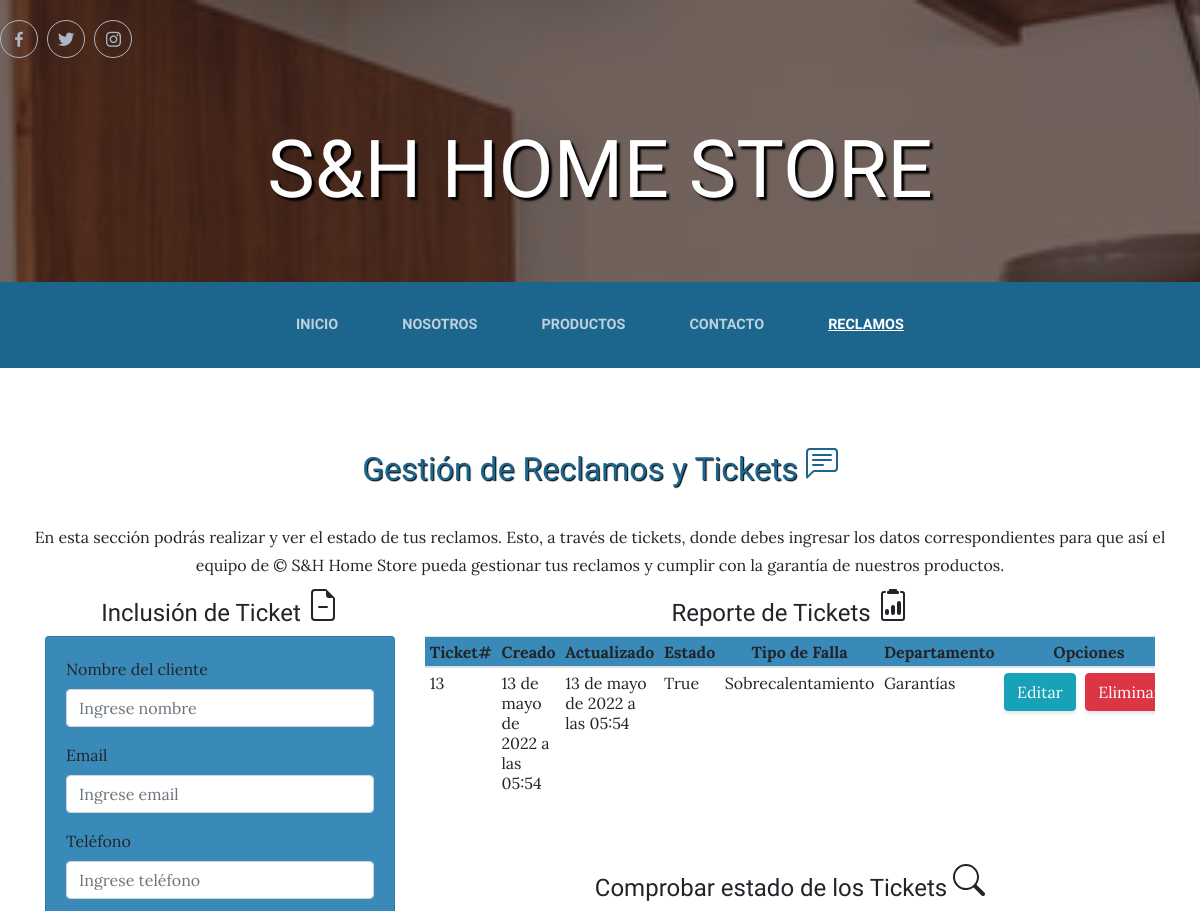
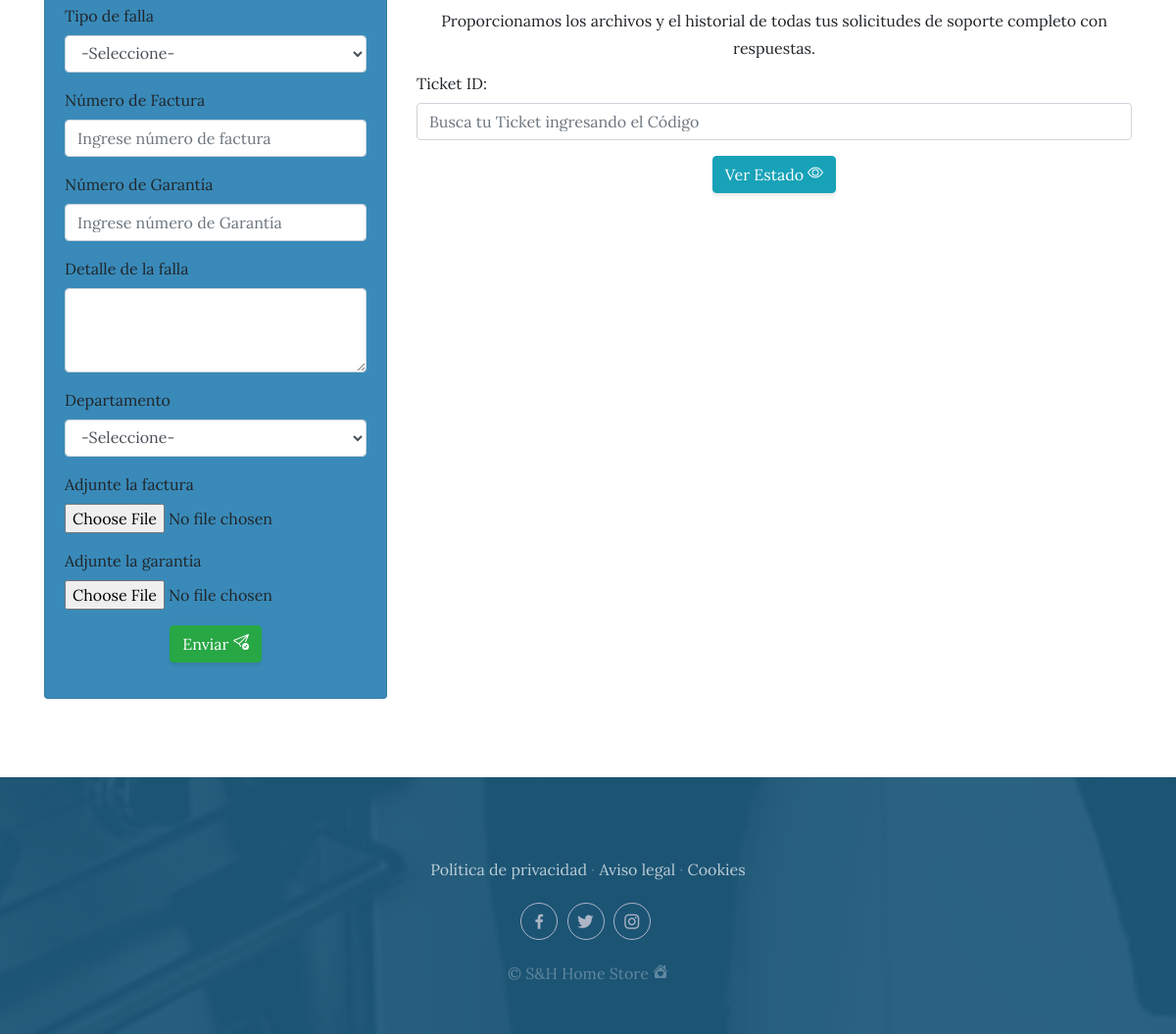
/reclamos, run on the app's committed database (2 pictures, top to bottom).
### SistemaGarantiaApp/models.py (models this page shows, shortened)
class Ticket(models.Model):
    codigo_tick=models.AutoField(primary_key=True)
    garantia_num=models.ForeignKey(Garantia, null=False, blank=False, on_delete=models.CASCADE)
    departamento_cod=models.ForeignKey(Departamento, null=False, blank=False, on_delete=models.CASCADE)
    fecha_creac=models.DateTimeField(auto_now_add=True)
    fecha_act=models.DateTimeField(auto_now_add=True)
    tipo_falla=models.CharField(max_length=255)
    detalle_falla=models.TextField(max_length=255)
    arch_fact=models.FileField(upload_to='facturas') #Carpeta donde se guardaran las factura dentro de media
    cert_garan=models.FileField(upload_to='garantias') #Carpeta donde se guardaran las garantias dentro de media
    estatus=models.BooleanField(default=True)

class Departamento(models.Model):
    codigo_dpto=models.AutoField(primary_key=True)
    nombre_dpto=models.CharField(max_length=255)
    estatus=models.BooleanField(default=True)
    def __str__(self):
        return self.nombre_dpto

### SistemaGarantiaApp/views.py (the view)
# urls.py: path('reclamos', views.reclamos, name="Reclamos"),
def reclamos(request):
    ticketsListados=Ticket.objects.all()
    return render(request, "SistemaGarantia/reclamos.html", {"tickets": ticketsListados})

### SistemaGarantiaApp/templates/SistemaGarantia/reclamos.html (shortened to what this page needs)
{% extends "SistemaGarantia/base.html" %}
{% load static %}
{% block content %}
<section id="about">
    <h2 class="title" id="titulo" style="text-align: center; margin-bottom: 30px;">
        Gestión de Reclamos y Tickets
    </h2>
    <p  style="padding: 5px; margin: 5px; text-align: center;">En esta sección podrás realizar y ver el estado de tus reclamos.
        Esto, a través de tickets, donde debes ingresar los datos correspondientes para que así el equipo de &copy; S&H Home Store pueda gestionar tus reclamos y cumplir con la garantía de nuestros productos.
    </p>
    <div class="container" data-os="fade-up">
        <div class="row">
            <div class="col-sm-12 col-md-6 col-lg-4 col-xl-4">
                <h4 style="text-align: center;">Inclusión de Ticket </h4>
                  <div class="card" style="background: #398AB9;">
                      <div class="card-body">
                          <form action="/incluirTicket/" method="post">
                              <div class="form-group">
                                <label for="txtNombre" >Nombre del cliente</label>
                                <div>
                                  <input type="text" class="form-control" name="txtNombre" id="txtNombre" placeholder="Ingrese nombre" required>
                                </div>
                              </div>
                              <div class="form-group">
                                <label for="txtEmail" >Email</label>
                                <div>
                                  <input type="email" class="form-control" name="txtEmail" id="txtEmail" placeholder="Ingrese email" required>
                                </div>
                              </div>
                              <div class="form-group">
                                <label for="txtTlf" >Teléfono</label>
                                <div>
                                  <input type="text" class="form-control" name="txtTlf" id="txtTlf" placeholder="Ingrese teléfono" required>
                                </div>
                              </div>
                              <div class="form-group">
                                <label for="tipoFalla">Tipo de falla</label>
                                <select class="form-control" name="tipoFalla" id="tipoFalla">
                                  <option>-Seleccione-</option>
                                </select>
                              </div>
                              <div class="form-group">
                                <label for="txtNroF" >Número de Factura</label>
                                <div>
                                  <input type="text" class="form-control" name="txtNroF" id="txtNroF" placeholder="Ingrese número de factura" required>
                                </div>
                              </div>
                              <div class="form-group">
                                <label for="txtNroG" >Número de Garantía</label>
                                <div>
                                  <input type="text" class="form-control" name="txtNroG" id="txtNroG" placeholder="Ingrese número de Garantía" required>
                                </div>
                              </div>
                              <div class="form-group">
                                <label for="txtDetalle">Detalle de la falla</label>
                                <textarea class="form-control" name="txtDetalle" id="txtDetalle" rows="3"></textarea>
                              </div>
                              <div class="form-group">
                                <label for="departamento">Departamento</label>
                                <select class="form-control" name="departamento" id="departamento">
                                  <option>-Seleccione-</option>
                                </select>
                              </div>
                              <div class="form-group">
                                <label for="fileF">Adjunte la factura</label>
                                <input type="file" class="form-control-file" name="fileF" id="fileF">
                              </div>
                              <div class="form-group">
                                <label for="fileG">Adjunte la garantía</label>
                                <input type="file" class="form-control-file" name="fileG" id="fileG">
                              </div>
                              <div class="form-group">
                                <button type="submit" class="btn btn-success" style="display: block; margin: 0 auto;"> Enviar
                                </button>
                              </div>
                          </form>
                      </div>
                  </div>
            </div>
            <div class="col-sm-12 col-md-6 col-lg-8 col-xl-8">
                <h4 style="text-align: center;">Reporte de Tickets </h4>
                <div class="table-responsive">
                    <table class="table table-sm">
                        <thead style="background: #398AB9;">
                            <tr>
                                <th>Ticket#</th>
                                <th>Creado</th>
                                <th>Actualizado</th>
                                <th>Estado</th>
                                <th>Tipo de Falla</th>
                                <th>Departamento</th>
                                <th colspan="2">Opciones</th>
                            </tr>
                         </thead>
                         <tbody>
                             {% for ticket in tickets %}
                            <Tr>
                                <td>{{ticket.codigo_tick}}</td>
                                <td>{{ticket.fecha_creac}}</td>
                                <td>{{ticket.fecha_act}}</td>
                                <td>{{ticket.estatus}}</td>
                                <td>{{ticket.tipo_falla}}</td>
                                <td>{{ticket.departamento_cod}}</td>
                                <td><a href="editarTicket/{{ticket.codigo_tick}}" class="btn btn-info">Editar</a></td>
                                    <td><a href="eliminarTicket/{{ticket.codigo_tick}}" class="btn btn-danger btnEliminar">Eliminar</a></td>
                            </Tr>
                             {% endfor %}
                         </tbody>
                    </table>
                </div>
              <form action="/busqueda/" method="GET"> {% csrf_token %}
                <h4 style="text-align: center; margin-top: 50px; margin-bottom: 10px;">Comprobar estado de los Tickets
                </h4>
                <p  style="padding: 5px; margin: 5px; text-align: center;">Proporcionamos los archivos y el historial de todas
                  tus solicitudes de soporte completo con respuestas.
                </p>
                <div class="form-group">
                  <label for="txtTicket">Ticket ID:</label>
                  <div>
                    <input type="text" class="form-control" name="txtBuscar" id="txtBuscar"placeholder="Busca tu Ticket ingresando el Código" required>
                  </div>
                </div>
                <button type="submit" class="btn btn-info" style="display: block; margin: 0 auto;"> Ver Estado
                </button>
              </form>
        </div>
    </div>
</section>
{% endblock %}

### SistemaGarantiaApp/static/SistemaGarantia/css/gestion.css (style rules this page uses)
body { font-family: 'Lora'; background: linear-gradient(rgba(47, 23, 15, 0.65), rgba(47, 23, 15, 0.65)), url("../img/bg_main.jpg"); background-attachment: fixed; background-position: center; background-size: cover; }
h1, h2, h3, h4, h5, h6 { font-family: 'Oswald', sans-serif; }
p { line-height: 1.75; }
.btn { box-shadow: 0px 3px 3px 0px rgba(33, 37, 41, 0.1); }
#titulo { font-family: 'Oswald', sans-serif; color:#1C658C; text-shadow: 1px 1px 1px black ; }
#about { background: #fff; padding: 80px 0; }
thead { text-align: center; }

### data on the page
Ticket: codigo_tick "13", fecha_creac "13 de mayo de 2022 a las 05:54", fecha_act "13 de mayo de 2022 a las 05:54", estatus "True", tipo_falla "Sobrecalentamiento", departamento_cod "Garantías"
